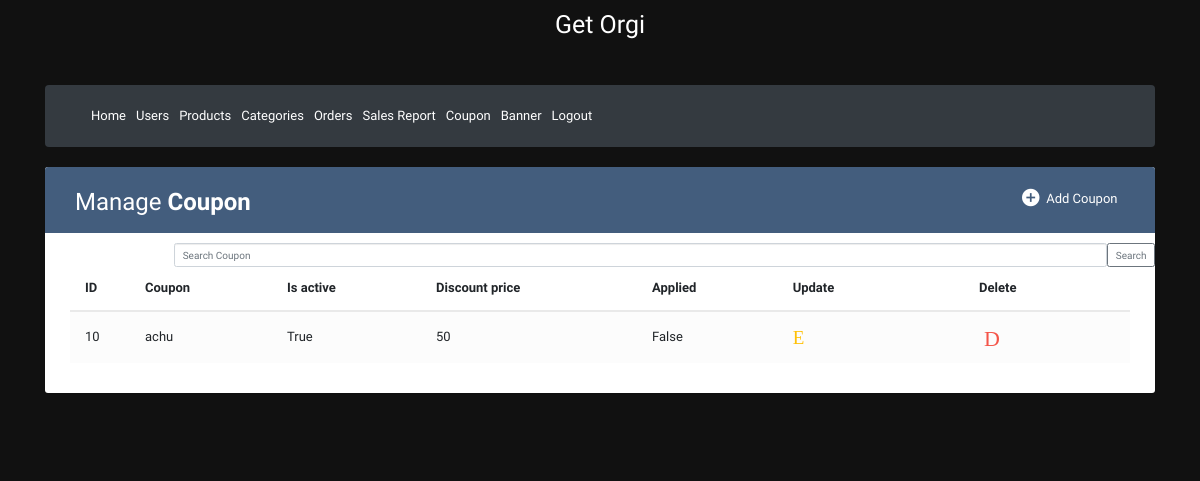
/admincouponlist/ (signed in), run on the app's committed database.
### shopping/models.py (models this page shows, shortened)
class Coupon(models.Model):
    coupon_code=models.CharField(max_length=30)
    is_active=models.BooleanField(default=False)
    discount_price=models.IntegerField(default=0)
    minimum_amount=models.IntegerField(default=500)
    applied=models.BooleanField(default=False)
    description = models.CharField(max_length=200,null=True,default='Sample')
    user=models.ForeignKey(UserDetail, on_delete=models.CASCADE, null=True)

### shopping/views.py (the view)
# urls.py: path('admincouponlist/', views.admincouponlist, name='admincouponlist'),
def admincouponlist(request):
    if 'adusername' in request.session:
        if 'search' in request.GET:
            search=request.GET['search']
            member=Coupon.objects.filter(coupon_code__icontains=search)
        else:
            member=Coupon.objects.all().order_by('-id')
        return render(request,'admincouponlist.html',{'member': member})
    else:
        return render(request, 'admin_login.html')

### templates/admincouponlist.html (shortened to what this page needs)
{% extends "adminbase.html" %}
{% block tablewrapper %}
                    <div class="col-sm-6">
						<h2>Manage <b>Coupon</b></h2>
					</div>
                    <div class="col-sm-6">
                        <a href="{% url 'adminaddcoupon' %}" class="btn" data-toggle="modal"><i class="material-icons">&#xE147;</i> <span>Add Coupon</span></a>
                      </div>
                    </div>
{% endblock %}
{% block tablecontent%}
<body style="background-color: #111; color: #fff;">
                <form action="{% url 'admincouponlist' %}" class="d-flex offset-md-1 container m-auto" style="width:1100px">
                    <input class="form-control offset-md-1" type="search" placeholder="Search Coupon" name="search" aria-label="Search"><br>
                    <button class="btn btn-outline-secondary" type="submit">Search</button>
                </form>
                <table class="table table-striped table-hover">
                <thead>
                    <tr>
                        <th>ID</th>
                        <th>Coupon</th>
                        <th>Is active</th>
                        <th>Discount price</th>
                        <th> Applied</th>
                        <th>Update</th>
                        <th>Delete</th>
                    </tr>
                </thead>
                <tbody>
                    {% for x in member %}
                    <tr>
                        <td>{{ x.id }}</td>
                        <td>{{ x.coupon_code }}</td>
                        <td>{{ x.is_active }}</td>
                        <td>{{x.discount_price}}</td>
                        <td>{{x.applied}}</td>
                        <td>
                           <a href="{% url 'updatecoupon' %}?uid={{x.id}}" class="edit" data-toggle="modal"><i class="material-icons" data-toggle="tooltip" title="Edit">Edit</i></a>
                        </td>
                        <td>
                            <a href="{% url 'deletecoupon' %}?uid={{x.id}}" class="delete" data-toggle="modal"><i class="material-icons" data-toggle="tooltip" title="Delete">Delete</i></a>
                        </td>
                    </tr>
                    {% endfor %}
                </tbody>
                </table>
            </body>
{% endblock %}

### templates/adminbase.html (style rules this page uses)
body { background-color: #f8f9fa; }
body { color: #566787; background: #f5f5f5; font-family: 'Varela Round', sans-serif; font-size: 13px; }
.table-title h2 { margin: 5px 0 0; font-size: 24px; }
.table-title .btn { color: #fff; float: right; font-size: 13px; border: none; min-width: 50px; border-radius: 2px; border: none; outline: none !important; margin-left: 10px; }
.table-title .btn i { float: left; font-size: 21px; margin-right: 5px; }
.table-title .btn span { float: left; margin-top: 2px; }
table.table tr th, table.table tr td { border-color: #e9e9e9; padding: 12px 15px; vertical-align: middle; }
table.table tr th:first-child { width: 60px; }
table.table tr th:last-child { width: 100px; }
table.table-striped tbody tr:nth-of-type(odd) { background-color: #fcfcfc; }
table.table td:last-child i { opacity: 0.9; font-size: 22px; margin: 0 5px; }
table.table td a { font-weight: bold; color: #566787; display: inline-block; text-decoration: none; outline: none !important; }
table.table td a.edit { color: #FFC107; }
table.table td a.delete { color: #F44336; }
table.table td i { font-size: 19px; }

### data on the page
Coupon: id "10", coupon_code "achu", is_active "True", discount_price "50", applied "False"
